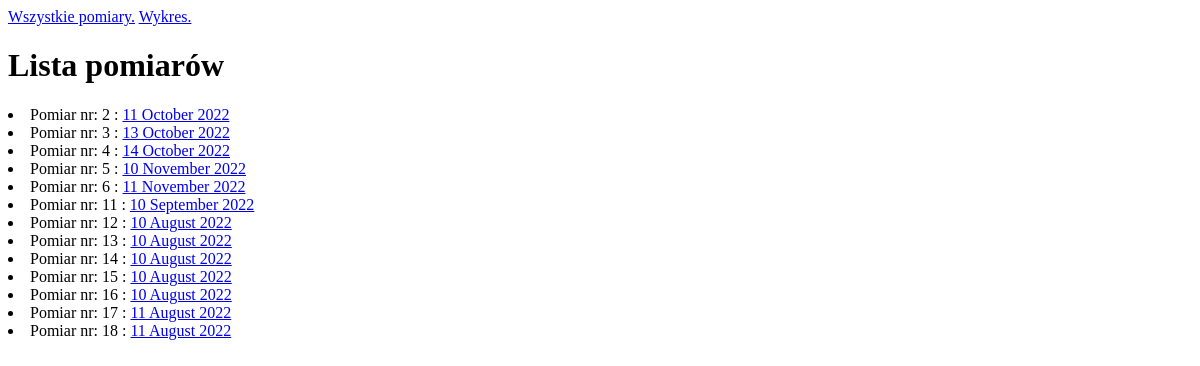
The page / on the database its author committed.
### measurements/models.py (models this page shows)
class Measurement(models.Model):
    value = models.DecimalField(decimal_places=2, max_digits=4)
    measured_date = models.DateField()
    notes = models.TextField(null=True)

### measurements/views.py (the view)
# urls.py: path('', views.measurement_list, name='measurement_list'),
def measurement_list(request):
    measurements = Measurement.objects.all()
    return render(request,'measurements/measurement_list.html', {'measure':measurements})

### measurements/templates/measurements/measurement_list.html (shortened to what this page needs)
{% extends 'base.html' %}
{% block content %}
<a href="{% url 'measurements_all' %}">Wszystkie pomiary.</a>
<a href="{% url 'chart' %}">Wykres.</a>
<h1>Lista pomiarów</h1>
{% for row in measure %}
<li> Pomiar nr: {{ row.id }} : <a href="{% url 'measurement_detail' row.id %}">{{ row.measured_date|date:"j F Y" }}</a>
</li>
{% endfor %}
{% endblock %}

### measurements/templates/base.html (shortened to what this page needs)
<!DOCTYPE html>
{% load static %}
<html lang="en">
<head>
  <link rel="stylesheet" href="{% static 'css/style.css' %}?v=1">
</head>
<body>
{% block content %}
{% endblock %}
</body>
</html>

### rows shown on the page
Measurement: id "2", measured_date "11 October 2022"
Measurement: id "3", measured_date "13 October 2022"
Measurement: id "4", measured_date "14 October 2022"
Measurement: id "5", measured_date "10 November 2022"
Measurement: id "6", measured_date "11 November 2022"
Measurement: id "11", measured_date "10 September 2022"
Measurement: id "12", measured_date "10 August 2022"
Measurement: id "13", measured_date "10 August 2022"
Measurement: id "14", measured_date "10 August 2022"
Measurement: id "15", measured_date "10 August 2022"
Measurement: id "16", measured_date "10 August 2022"
Measurement: id "17", measured_date "11 August 2022"
Measurement: id "18", measured_date "11 August 2022"
